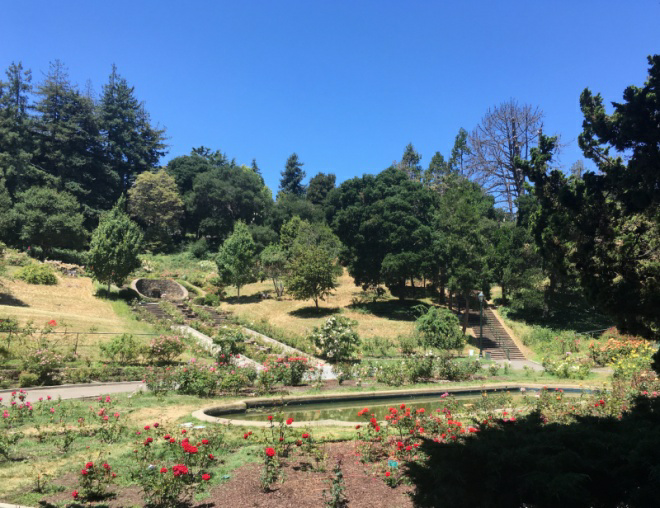
#> input picture codes/images/5.png, 660 x 508 px
$ jupyter execute Question_5-with_ringing_effect_observation.ipynb   (shell and % lines are left out)
#> lines starting #> are read from the running program, lines starting #| are printed output that depends on the picture
## Q.5 : read an image and call it, I_garden. Find the Fourier Transform of I_garden; call it F_garden. Do the following 2 steps :

###   (a) Create a new spectrum, F_50, where you choose to retain only 50% of the spectrum co-efficients in F_garden, centered around the origin. Zero out the remaining.  Use F_50 to reconstruct image I_50.
###    (b) Create a new spectrum, F_25, where you choose to retain only 25% of the spectrum co-efficients in F_garden, centered around the origin. Zero out the remaining.  Use F_25 to reconstruct image I_25.

### Compare images I_50 and I_25, with respect to I_garden. What do you observe ?

[cell 1]
# importing necessary packages

import numpy as np
import matplotlib.pyplot as plt
import cv2

### Defining a function for fourier transform of an image

[cell 2]
def fft(img):
    fft = np.fft.fft2(img)
    fft_shift = np.fft.fftshift(fft)

    return fft_shift

def mag_ph(fft_img):
    fft_shift = fft_img
    magnitude_spectrum = 20*np.log(0.00001+np.abs(fft_shift))
    phase_spectrum = np.angle(fft_shift)

    return magnitude_spectrum, phase_spectrum

### 1. Reading an image into I_garden

[cell 3]
I_garden = cv2.imread('./images/5.png',0)
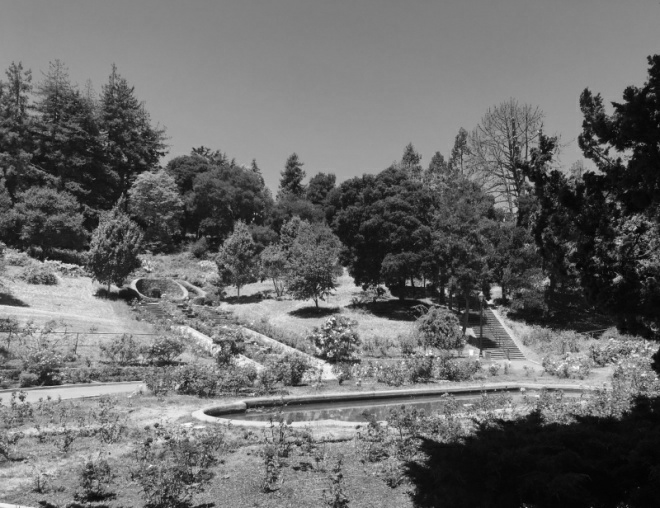
#> I_garden: shape (508, 660); min 1, max 252, mean 106.7
plt.imshow(I_garden)
print(I_garden.shape)
#| (508, 660)

### 2. Taking Fourier transform of an image

[cell 4]
F_garden = fft(I_garden)
F_garden.shape
#> Out = (508, 660)

### Flow of steps :

First I will create a mask / low pass filter for an image , which will allow low pass frequncies
to pass out and zero out the higher frequency. In fftshift of an image low frequencies are around DC component of an image : which is at the middle.So we create a filter accordingly

### 3. creating a mask / low pass filter : L_50 : which will allow 50% of spec coeff to pass around an origin

[cell 5]
# taking size of an image to create a mask
ncols = int(660)
nrows = int(508)

#print(type(nrows))

# 50% mask
L_50 = np.zeros((nrows,ncols))
L_50[int(nrows/2-nrows/4) : int(nrows/2+nrows/4) , int(ncols/2-ncols/4) : int(ncols/2+ncols/4)] = 1

### 4. Applying low pass filter / 50% Mask / L_50 to fourier transformed image F_garden

[cell 6]
F_50 = F_garden * L_50

### 5. recovering image frm fft by tkng inv fftshift first then tkng inv fft

[cell 7]
x = np.fft.ifftshift(F_50)
y = np.fft.ifft2(x)
F_50_img = np.array(np.abs(y))          # np.abs removes imaginary parts

### 6. Plotting an original image + Mask representation + Image recovered after applying low pass filter

[cell 8]
f, axarr = plt.subplots(1,3,figsize=(15,15))
axarr[0].imshow(I_garden); axarr[0].set_title('I_garden')
axarr[1].imshow(L_50) ; axarr[1].set_title('50% mask')
axarr[2].imshow(F_50_img) ; axarr[2].set_title('F_50_img')
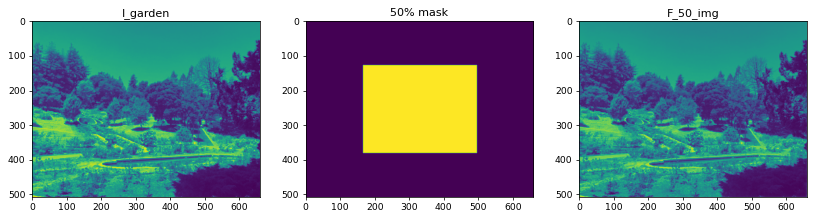
#> figure drawn by matplotlib, 3 panels

### 7. Likewise , follwing similar steps for two more masks / low pass filters : 25% and 12%

[cell 9]
# 25% mask
L_25 = np.zeros((nrows,ncols))
L_25[int(nrows/2-nrows/8) : int(nrows/2+nrows/8) , int(ncols/2-ncols/8) : int(ncols/2+ncols/8)] = 1

# 12.5% mask
L_12 = np.zeros((nrows,ncols))
L_12[int(nrows/2-nrows/16) : int(nrows/2+nrows/16) , int(ncols/2-ncols/16) : int(ncols/2+ncols/16)] = 1

# applying low pass filter to fourier transformed img
F_25 = F_garden * L_25
F_12 = F_garden * L_12

# recovering image frm fft by tkng inv fftshift first then tkng inv fft
x = np.fft.ifftshift(F_25)
y = np.fft.ifft2(x)
F_25_img = np.array(np.abs(y))
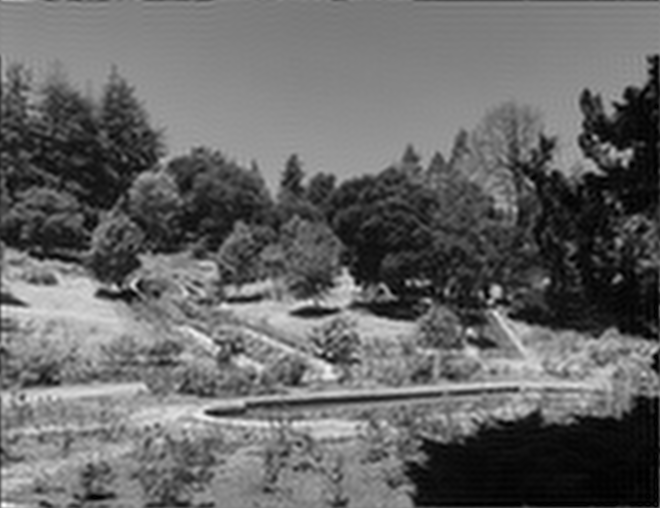
#> F_25_img: shape (508, 660) float64; min 0.0558, max 264.2, mean 106.7; drawn with min black and max white
x = np.fft.ifftshift(F_12)
y = np.fft.ifft2(x)
F_12_img = np.array(np.abs(y))
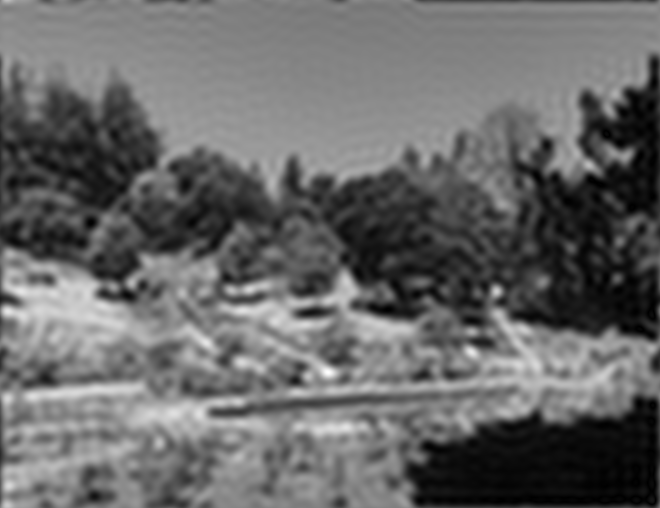
#> F_12_img: shape (508, 660) float64; min 0.155, max 260.9, mean 106.8; drawn with min black and max white

# plotting all the results
f, axarr = plt.subplots(3,3,figsize=(15,15))
axarr[0,0].imshow(I_garden); axarr[0,0].set_title('Orig img : I_garden')
axarr[0,1].imshow(L_50) ; axarr[0,1].set_title('50% mask')
axarr[0,2].imshow(F_50_img) ; axarr[0,2].set_title('Recovered img : F_50_img')
axarr[1,0].imshow(I_garden) ; axarr[1,0].set_title('Orig img : I_garden')
axarr[1,1].imshow(L_25) ; axarr[1,1].set_title('25% mask')
axarr[1,2].imshow(F_25_img) ; axarr[1,2].set_title('Recovered img : F_25_img')
axarr[2,0].imshow(I_garden) ; axarr[2,0].set_title('Orig img : I_garden')
axarr[2,1].imshow(L_12) ; axarr[2,1].set_title('12% mask')
axarr[2,2].imshow(F_12_img) ; axarr[2,2].set_title('Recovered img : F_12_img')
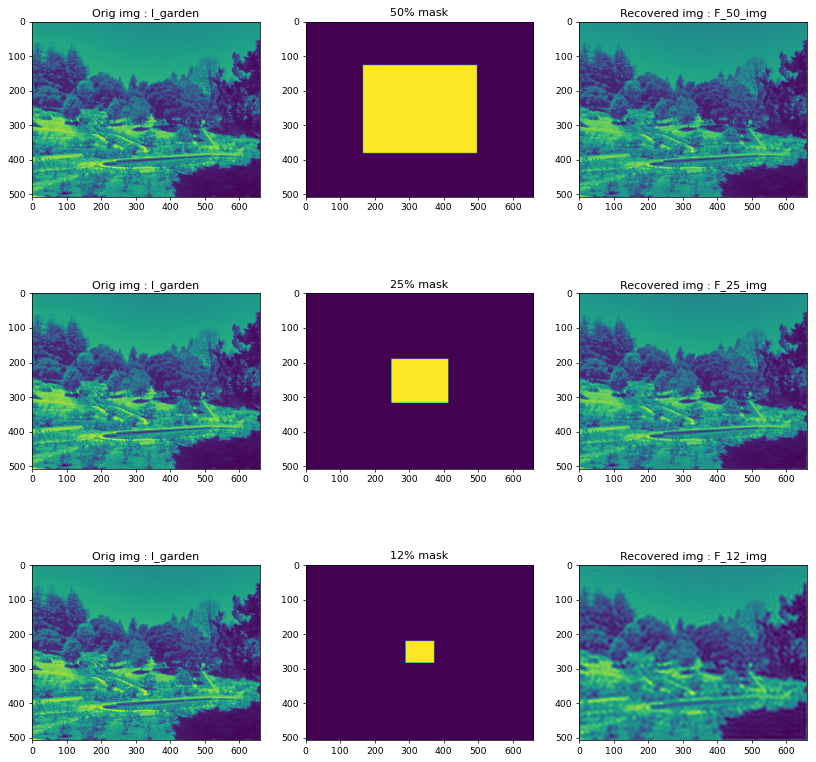
#> figure drawn by matplotlib, 9 panels

## Observation :

- As we can see after applying a mask / low pass filter , it allows only low frequency components or spectrum -
  -coefficeints around an origin (DC component) : This will in turn reduce an information or details of an image: Which results into a blur image with low amount of details

- As we are reducing the size of the mask / low pass filter : it is cutting off more frequencies that are high than given threshold or distant from center in this case : so it results into more blur image and less info

### 8. Looking at the effect of particular mask on an image (by removing recoverd fourier image from the original image )

[cell 10]
a = I_garden - F_50_img
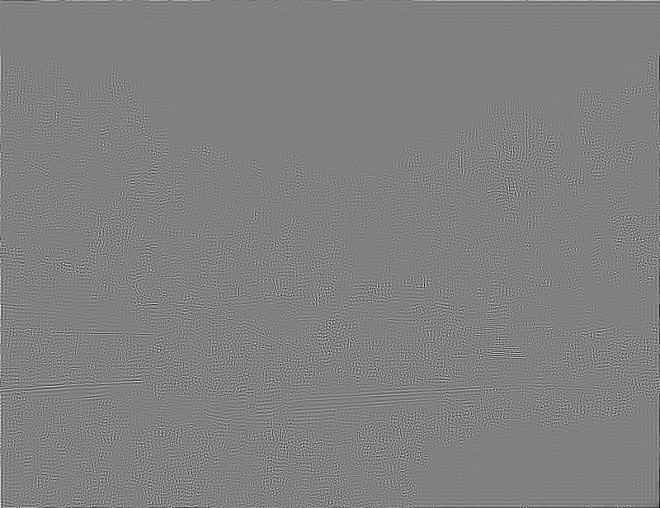
#> a: shape (508, 660) float64; min -74.49, max 72.75, mean 0; drawn with min black and max white
b =I_garden - F_25_img
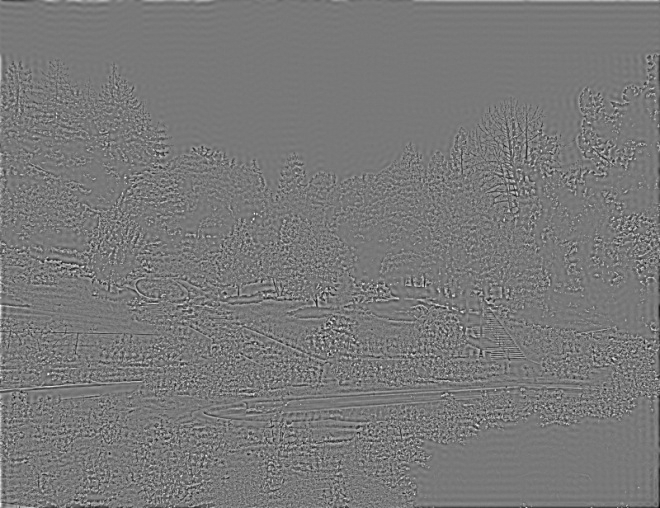
#> b: shape (508, 660) float64; min -99.78, max 110.4, mean 0; drawn with min black and max white
c = I_garden - F_12_img
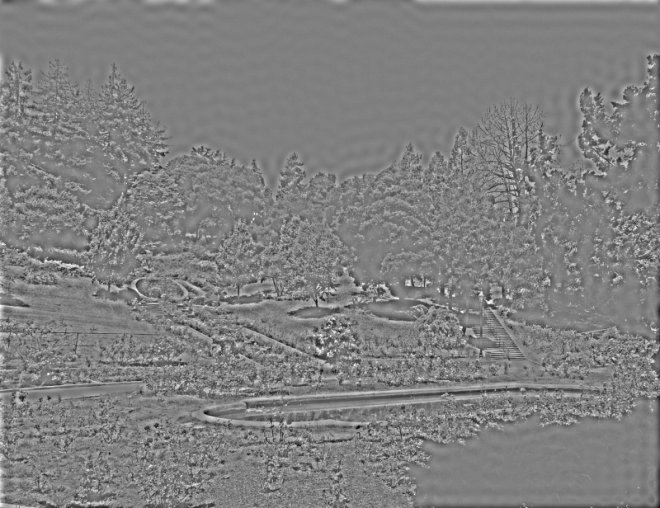
#> c: shape (508, 660) float64; min -133.5, max 132.1, mean -0.1; drawn with min black and max white

f, axarr = plt.subplots(1,3,figsize=(20,20))
axarr[0].imshow(a); axarr[0].set_title('img_50_mask_effect')
axarr[1].imshow(b) ; axarr[1].set_title('img_25_mask_effect')
axarr[2].imshow(c) ; axarr[2].set_title('c_12_mask_effect')
